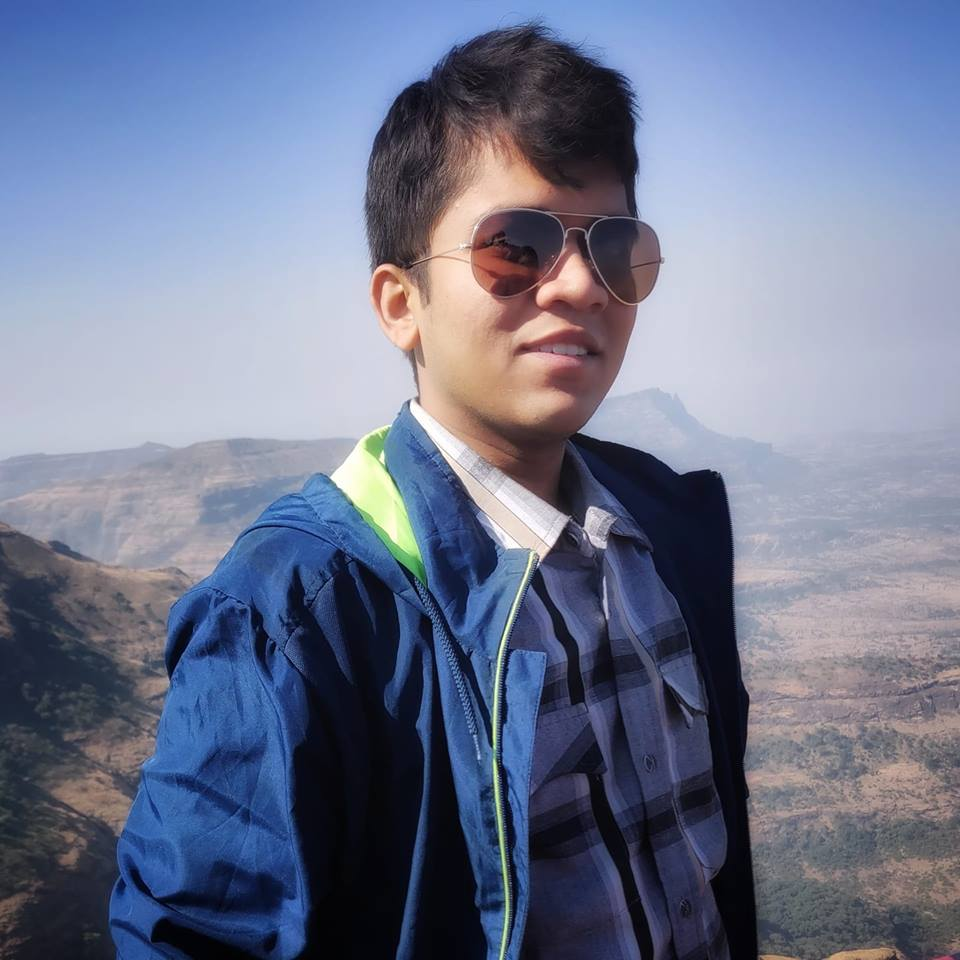
#> input picture me.jpg, 960 x 960 px
$ jupyter execute Tryout.ipynb   (shell and % lines are left out)
#> lines starting #> are read from the running program, lines starting #| are printed output that depends on the picture
[cell 1]
import numpy as np
import cv2 as cv

[cell 2]
from matplotlib import pyplot as plt

[cell 3]
img = cv.imread('me.jpg')
#> img is the input picture: shape (960, 960, 3); mean B, G, R 143.6, 118.6, 110.7
mask = np.zeros(img.shape[:2],np.uint8)

[cell 4]
img[:,:,0]

[cell 5]
plt.imshow(cv.cvtColor(img, cv.COLOR_BGR2RGB))

[cell 6]
bgdModel = np.zeros((1,65),np.float64)
fgdModel = np.zeros((1,65),np.float64)
rect = (200,50,600,600)

[cell 7]
cv.grabCut(img,mask,rect,bgdModel,fgdModel,5,cv.GC_INIT_WITH_RECT);

[cell 8]
front_mask = np.where((mask==2)|(mask==0),0,1).astype('uint8')
fore = img*front_mask[:,:,np.newaxis]
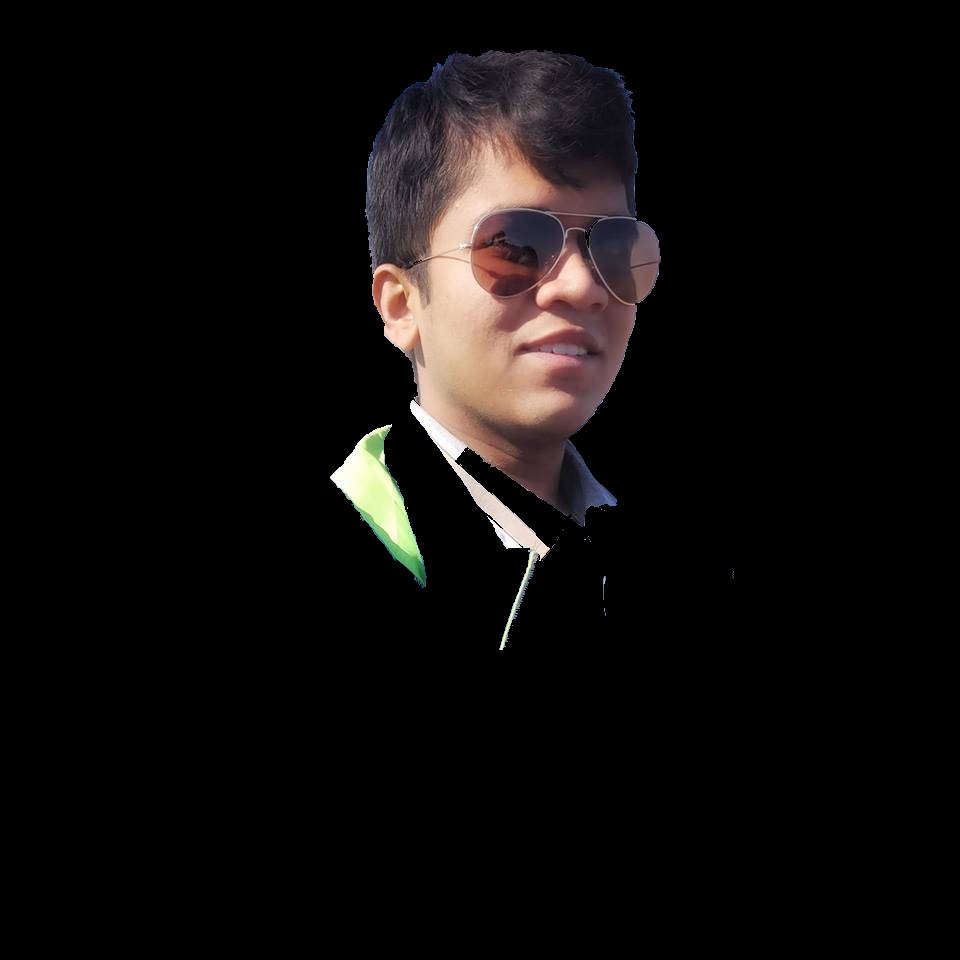
#> fore: shape (960, 960, 3); mean B, G, R 11.6, 12.2, 14.8
plt.imshow(cv.cvtColor(fore, cv.COLOR_BGR2RGB)),plt.colorbar(),plt.show();
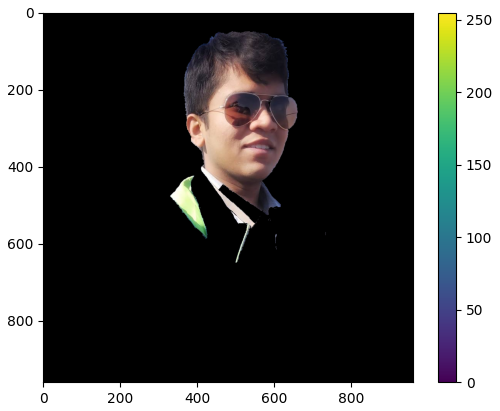
#> figure drawn by matplotlib, 2 panels

[cell 9]
bck_mask = np.where((mask==1)|(mask==3),0,1).astype('uint8')
back = img*bck_mask[:,:,np.newaxis]
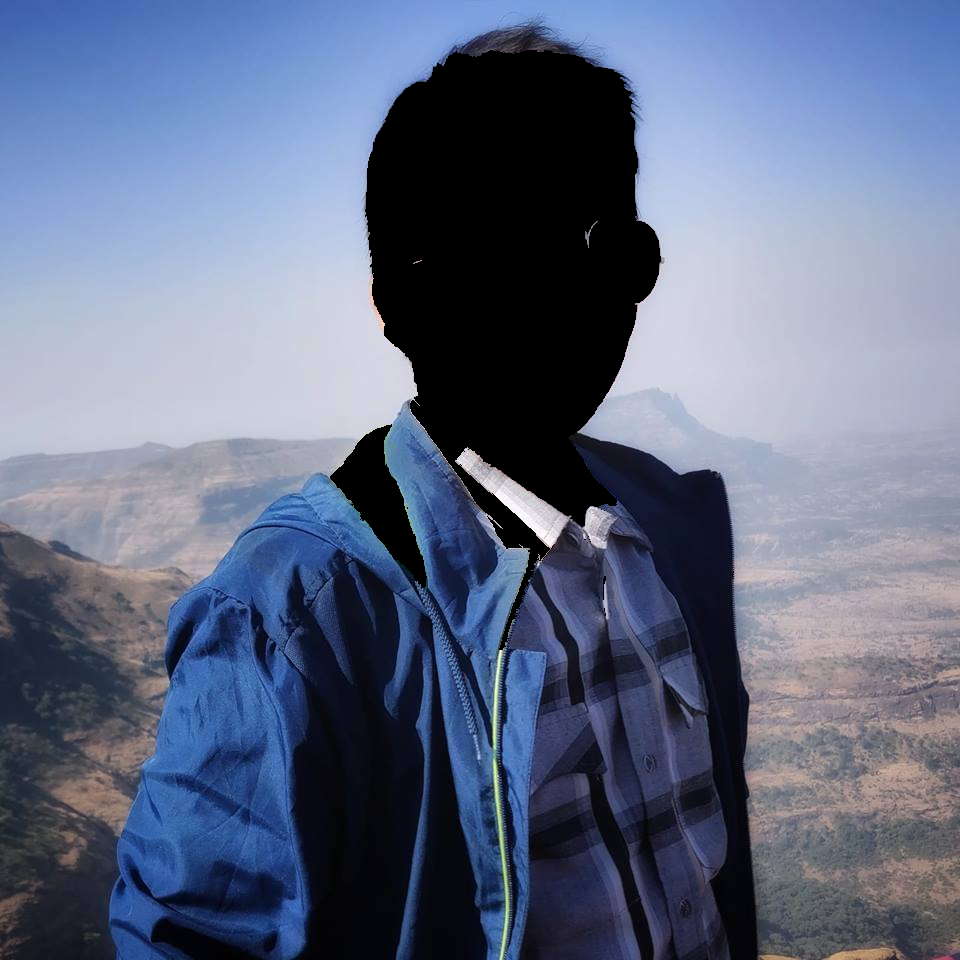
#> back: shape (960, 960, 3); mean B, G, R 132, 106.3, 95.9
plt.imshow(cv.cvtColor(back, cv.COLOR_BGR2RGB)),plt.colorbar(),plt.show();
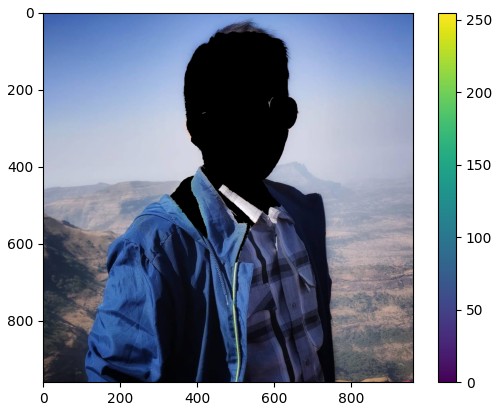
#> figure drawn by matplotlib, 2 panels
